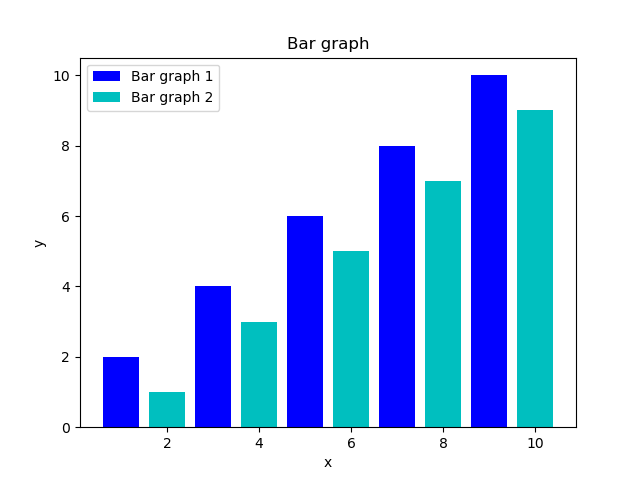

Generate this figure with Python:
import matplotlib.pyplot as plt

x = [1,3,5,7,9]
y = [2,4,6,8,10]

b = [1,3,5,7,9]
a = [2,4,6,8,10]

plt.bar(x,y,label = 'Bar graph 1',color = 'b')
plt.bar(a,b,label = 'Bar graph 2',color = 'c')

plt.xlabel('x')
plt.ylabel('y') 

plt.title('Bar graph') 

plt.legend()

plt.show()
